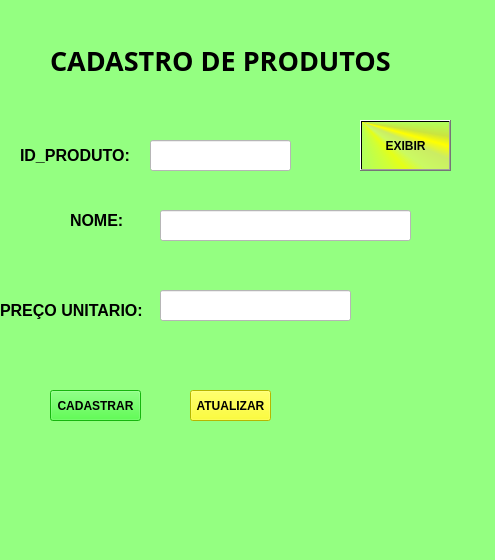
<?xml version="1.0" encoding="UTF-8"?>
<ui version="4.0">
 <class>MainWindow</class>
 <widget class="QMainWindow" name="MainWindow">
  <property name="geometry">
   <rect>
    <x>0</x>
    <y>0</y>
    <width>495</width>
    <height>560</height>
   </rect>
  </property>
  <property name="windowTitle">
   <string>MainWindow</string>
  </property>
  <property name="styleSheet">
   <string notr="true">
background-color: rgb(148, 255, 129);</string>
  </property>
  <widget class="QWidget" name="centralwidget">
   <widget class="QLabel" name="label">
    <property name="geometry">
     <rect>
      <x>50</x>
      <y>10</y>
      <width>411</width>
      <height>101</height>
     </rect>
    </property>
    <property name="font">
     <font>
      <family>Arial Black</family>
      <pointsize>20</pointsize>
      <weight>75</weight>
      <bold>true</bold>
     </font>
    </property>
    <property name="text">
     <string>CADASTRO DE PRODUTOS</string>
    </property>
   </widget>
   <widget class="QLabel" name="label_4">
    <property name="geometry">
     <rect>
      <x>20</x>
      <y>140</y>
      <width>131</width>
      <height>31</height>
     </rect>
    </property>
    <property name="font">
     <font>
      <pointsize>12</pointsize>
      <weight>75</weight>
      <bold>true</bold>
     </font>
    </property>
    <property name="text">
     <string>ID_PRODUTO:</string>
    </property>
   </widget>
   <widget class="QLabel" name="label_2">
    <property name="geometry">
     <rect>
      <x>70</x>
      <y>210</y>
      <width>61</width>
      <height>20</height>
     </rect>
    </property>
    <property name="font">
     <font>
      <pointsize>12</pointsize>
      <weight>75</weight>
      <bold>true</bold>
     </font>
    </property>
    <property name="text">
     <string>NOME:</string>
    </property>
   </widget>
   <widget class="QLabel" name="label_3">
    <property name="geometry">
     <rect>
      <x>0</x>
      <y>290</y>
      <width>171</width>
      <height>41</height>
     </rect>
    </property>
    <property name="font">
     <font>
      <pointsize>12</pointsize>
      <weight>75</weight>
      <bold>true</bold>
     </font>
    </property>
    <property name="text">
     <string>PREÇO UNITARIO: </string>
    </property>
   </widget>
   <widget class="QLineEdit" name="lineEdit">
    <property name="geometry">
     <rect>
      <x>150</x>
      <y>140</y>
      <width>141</width>
      <height>31</height>
     </rect>
    </property>
    <property name="styleSheet">
     <string notr="true">background-color: rgb(255, 255, 255);</string>
    </property>
   </widget>
   <widget class="QLineEdit" name="lineEdit_2">
    <property name="geometry">
     <rect>
      <x>160</x>
      <y>210</y>
      <width>251</width>
      <height>31</height>
     </rect>
    </property>
    <property name="styleSheet">
     <string notr="true">background-color: rgb(255, 255, 255);</string>
    </property>
   </widget>
   <widget class="QLineEdit" name="lineEdit_3">
    <property name="geometry">
     <rect>
      <x>160</x>
      <y>290</y>
      <width>191</width>
      <height>31</height>
     </rect>
    </property>
    <property name="styleSheet">
     <string notr="true">background-color: rgb(255, 255, 255);</string>
    </property>
   </widget>
   <widget class="QPushButton" name="BtInsert">
    <property name="geometry">
     <rect>
      <x>50</x>
      <y>390</y>
      <width>91</width>
      <height>31</height>
     </rect>
    </property>
    <property name="font">
     <font>
      <weight>75</weight>
      <bold>true</bold>
     </font>
    </property>
    <property name="styleSheet">
     <string notr="true">background-color: rgb(31, 255, 19);</string>
    </property>
    <property name="text">
     <string>CADASTRAR</string>
    </property>
   </widget>
   <widget class="QPushButton" name="BtUpdate">
    <property name="geometry">
     <rect>
      <x>190</x>
      <y>390</y>
      <width>81</width>
      <height>31</height>
     </rect>
    </property>
    <property name="font">
     <font>
      <weight>75</weight>
      <bold>true</bold>
     </font>
    </property>
    <property name="styleSheet">
     <string notr="true">background-color: rgb(255, 255, 0);</string>
    </property>
    <property name="text">
     <string>ATUALIZAR</string>
    </property>
   </widget>
   <widget class="QPushButton" name="BtListar">
    <property name="geometry">
     <rect>
      <x>360</x>
      <y>120</y>
      <width>91</width>
      <height>51</height>
     </rect>
    </property>
    <property name="font">
     <font>
      <weight>75</weight>
      <bold>true</bold>
     </font>
    </property>
    <property name="styleSheet">
     <string notr="true">background-color: qconicalgradient(cx:0, cy:0, angle:135, stop:0 rgba(255, 255, 0, 69), stop:0.375 rgba(255, 255, 0, 69), stop:0.423533 rgba(251, 255, 0, 145), stop:0.45 rgba(247, 255, 0, 208), stop:0.477581 rgba(255, 244, 71, 130), stop:0.518717 rgba(255, 218, 71, 130), stop:0.55 rgba(255, 255, 0, 255), stop:0.57754 rgba(255, 203, 0, 130), stop:0.625 rgba(255, 255, 0, 69), stop:1 rgba(255, 255, 0, 69));</string>
    </property>
    <property name="text">
     <string>EXIBIR</string>
    </property>
   </widget>
  </widget>
  <widget class="QMenuBar" name="menubar">
   <property name="geometry">
    <rect>
     <x>0</x>
     <y>0</y>
     <width>495</width>
     <height>21</height>
    </rect>
   </property>
  </widget>
  <widget class="QStatusBar" name="statusbar"/>
 </widget>
 <resources/>
 <connections/>
</ui>
